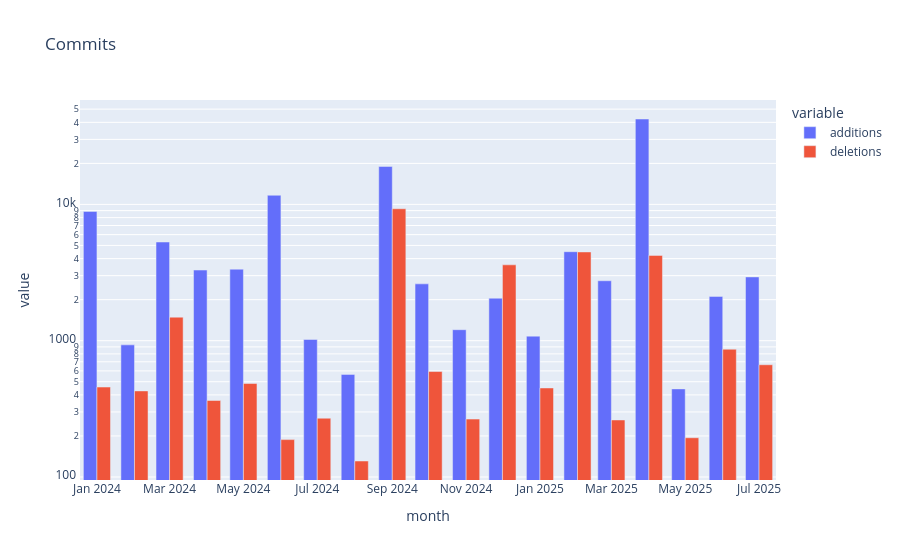

Notebook code for this chart:
### Code cell
px.bar(user_code_commits(gitlab_user).toPandas(),x='month',y=['additions','deletions'],log_y=True,title='Commits',barmode='group')

### Figure 1 — Plotly figure (JSON) as saved in the notebook; plotly's stock layout.template omitted (floating-point values rounded to 4 significant figures)
{"data": [{"alignmentgroup": "True", "hovertemplate": "variable=additions<br>month=%{x}<br>value=%{y}<extra></extra>", "legendgroup": "additions", "marker": {"color": "#636efa", "pattern": {"shape": ""}}, "name": "additions", "offsetgroup": "additions", "orientation": "v", "showlegend": true, "textposition": "auto", "type": "bar", "x": ["2025-07-01T00:00:00.000000000", "2025-06-01T00:00:00.000000000", "2025-05-01T00:00:00.000000000", "2025-04-01T00:00:00.000000000", "2025-03-01T00:00:00.000000000", "2025-02-01T00:00:00.000000000", "2025-01-01T00:00:00.000000000", "2024-12-01T00:00:00.000000000", "2024-11-01T00:00:00.000000000", "2024-10-01T00:00:00.000000000", "2024-09-01T00:00:00.000000000", "2024-08-01T00:00:00.000000000", "2024-07-01T00:00:00.000000000", "2024-06-01T00:00:00.000000000", "2024-05-01T00:00:00.000000000", "2024-04-01T00:00:00.000000000", "2024-03-01T00:00:00.000000000", "2024-02-01T00:00:00.000000000", "2024-01-01T00:00:00.000000000"], "xaxis": "x", "y": [2937, 2114, 443, 42328, 2753, 4498, 1080, 2051, 1204, 2612, 18993, 566, 1021, 11673, 3348, 3298, 5297, 932, 8883], "yaxis": "y"}, {"alignmentgroup": "True", "hovertemplate": "variable=deletions<br>month=%{x}<br>value=%{y}<extra></extra>", "legendgroup": "deletions", "marker": {"color": "#EF553B", "pattern": {"shape": ""}}, "name": "deletions", "offsetgroup": "deletions", "orientation": "v", "showlegend": true, "textposition": "auto", "type": "bar", "x": ["2025-07-01T00:00:00.000000000", "2025-06-01T00:00:00.000000000", "2025-05-01T00:00:00.000000000", "2025-04-01T00:00:00.000000000", "2025-03-01T00:00:00.000000000", "2025-02-01T00:00:00.000000000", "2025-01-01T00:00:00.000000000", "2024-12-01T00:00:00.000000000", "2024-11-01T00:00:00.000000000", "2024-10-01T00:00:00.000000000", "2024-09-01T00:00:00.000000000", "2024-08-01T00:00:00.000000000", "2024-07-01T00:00:00.000000000", "2024-06-01T00:00:00.000000000", "2024-05-01T00:00:00.000000000", "2024-04-01T00:00:00.000000000", "2024-03-01T00:00:00.000000000", "2024-02-01T00:00:00.000000000", "2024-01-01T00:00:00.000000000"], "xaxis": "x", "y": [666, 866, 194, 4226, 262, 4479, 450, 3603, 266, 594, 9290, 131, 270, 188, 485, 364, 1488, 428, 457], "yaxis": "y"}], "layout": {"barmode": "group", "legend": {"title": {"text": "variable"}, "tracegroupgap": 0}, "title": {"text": "Commits"}, "xaxis": {"anchor": "y", "domain": [0, 1], "title": {"text": "month"}}, "yaxis": {"anchor": "x", "domain": [0, 1], "title": {"text": "value"}, "type": "log"}}}
